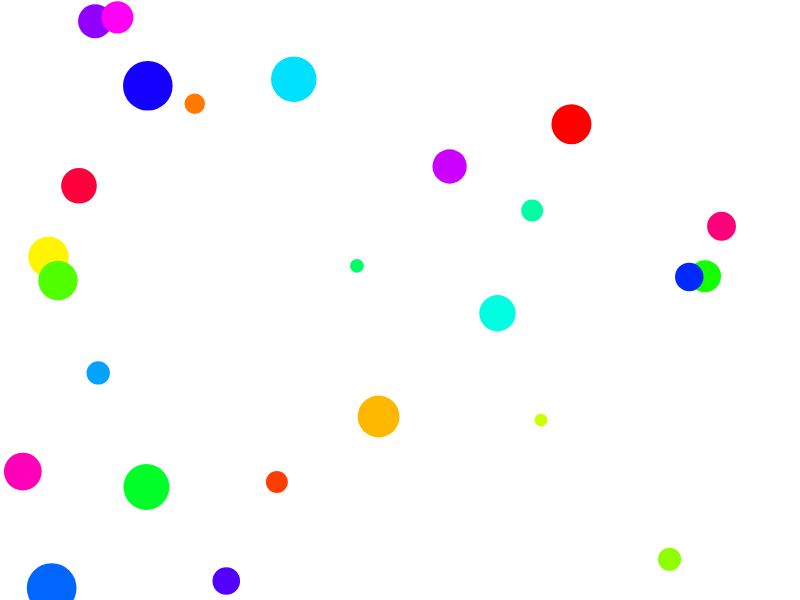
Frame 1 (no input)
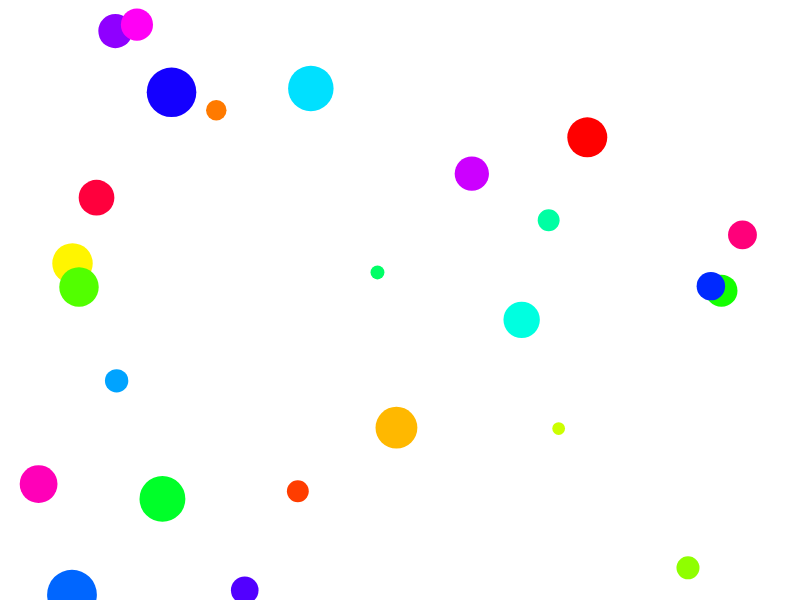
Frame 60 (no input)
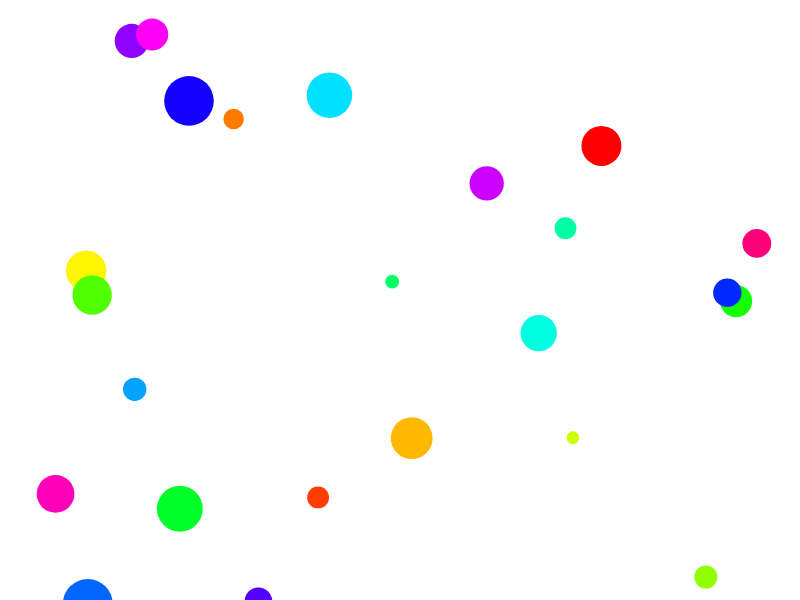
Frame 120 (the mouse pressed at the canvas centre since frame 60)

The p5.js sketch that drew these frames (run headless with seeded random() and noise() and a simulated clock; from frame 60 on, the mouse is pressed at the canvas centre):

// p5.js sketch
// ── sketch.js
let balls = [];

let numBalls = 25;
let noiseX = 0.002;
let noiseY = 0.001;

function setup() {
    createCanvas(800, 600);
    colorMode(HSB);
    noStroke();
    for (let i = 0; i < numBalls; i++) {
        let oneBall = {
            x: random(width),
            y: random(height),
            diam: random(10, 50),
            h: (i/numBalls)*360
        }
        balls.push(oneBall);
    }
    // for(let i = 0; i<numBalls; i++){
    //     console.log(balls[i]);
    // }
}

function draw() {
    background(220);
    for (let i = 0; i < balls.length; i++) {
        fill(balls[i].h, 100, 100);
        ellipse(balls[i].x, balls[i].y, balls[i].diam);
    }

    for (let i = 0; i < balls.length; i++) {
        if (random() < .5) {
            balls[i].x += noise(noiseX * frameCount);
        } else if (random() > .5) {
            balls[i].y += noise(noiseY * frameCount);
        }

        if (balls[i].x > width + (balls[i].diam / 2)) balls[i].x = -balls[i].diam / 2;
        if (balls[i].y > height + (balls[i].diam / 2)) balls[i].y = -balls[i].diam / 2;
    }

}

function mousePressed(){
    balls.pop();
}
